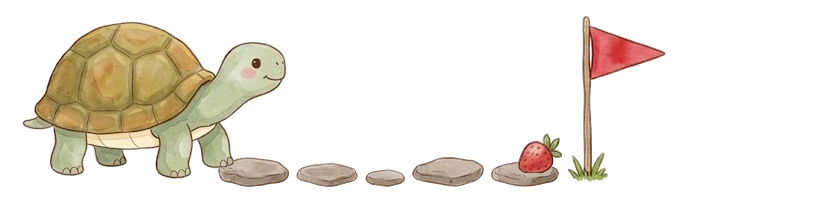
#> input picture assets/garden/growth_tartaruga_1.png, 828 x 205 px
$ python -i compose_tartaruga_growth.py   (imports and definitions only)
#> lines starting #> are read from the running program, lines starting #| are printed output that depends on the picture
#!/usr/bin/env python3
"""Compone le immagini del focus della tartaruga: più passa il tempo, più si avvicina alla bandierina, lungo un sentiero di sassi: tre posizioni (la partenza, a metà strada, alla fragola).

    python3 tools/compose_tartaruga_growth.py [--preview]

Legge le pose già ritagliate (assets/tartaruga/frame*.png, da tools/cutout_tartaruga.py) e la tavola
assets/tartaruga/path_original.png (a sinistra la tartaruga, solo per la scala; cinque sassi; la bandierina; una fragola),
e scrive assets/garden/growth_tartaruga_1..3.png (come le carote del porcellino).

- I sassi e la bandierina stanno fermi in tutte le immagini: fanno da punto di riferimento, si vede quanta strada ha fatto.
- La tartaruga avanza a passi uguali, con un fotogramma diverso della camminata a ogni stadio. All'ultimo è il primo
  fotogramma di «mangia», con la fragola davanti al muso: a fine focus la mangia senza salti.
- La fragola, ferma davanti alla bandierina, è quella di quel fotogramma (non quella della tavola): così combacia.
- Nell'ultimo stadio la tartaruga sta al centro della tela, dove sta nelle pose di sempre: l'app disegna le immagini del
  focus centrate sulla finestra, e a fine focus, quando la finestra torna stretta, lei resta dov'era. Per questo la tela è
  larga il doppio della strada più una tartaruga, e a destra della bandierina resta dell'aria.
- Stessa altezza e stessa linea di terra delle pose: `focusGrowthFeetFraction` è quella di `groundFraction`.
"""
import importlib.util
import os
import sys

import numpy as np
from PIL import Image

DIR = "assets/tartaruga"
OUT = "assets/garden/growth_tartaruga_{}.png"
STAGES = 3
TRAVEL = 250            # px della tela delle pose: quanta strada fa dal primo all'ultimo stadio
STONE_SCALE = 0.62      # i sassi della tavola sono grandi per la tartaruga: un po' più piccoli
STONE_GAP = 7           # aria fra un sasso e l'altro
STONE_SINK = 9          # di quanto i sassi scendono sotto la linea dei piedi (la tartaruga ci cammina sopra)
FLAG_GAP = 6            # fra la fragola e il bastone della bandierina
GROUND_PAD = 26         # come in cutout_tartaruga.py
PREVIEW = "--preview" in sys.argv

spec = importlib.util.spec_from_file_location("cutout", os.path.join(os.path.dirname(__file__), "cutout_tartaruga.py"))
cutout = importlib.util.module_from_spec(spec)
# [1 line not run here, left out]


def pieces(path):
    """I disegni staccati della tavola, da sinistra a destra, in RGBA (sfondo bianco tolto come nelle pose)."""
#> called with path = '../assets/garden/growth_tartaruga_1.png'
    rgb = np.asarray(Image.open(path).convert("RGB")).astype(np.float32)
    minc = rgb.min(axis=2)
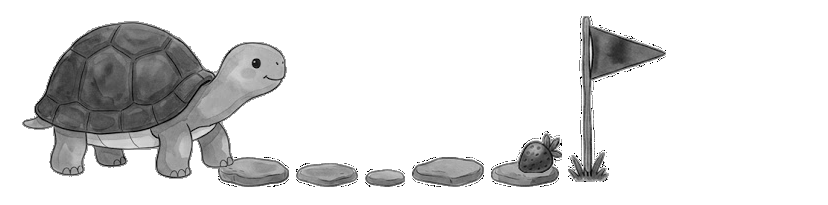
#> minc: shape (205, 828) float32; min 0, max 255, mean 223.6
    h, w = minc.shape
#> h = 205; w = 828
    # le macchie di colore, un po' allargate perché un disegno (la bandierina e il suo ciuffo d'erba) resti tutto insieme
#> (the run stopped early here; a loop or call above may not have finished)
